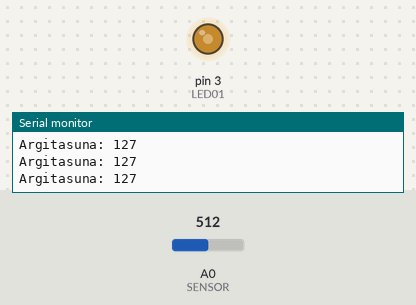
Bench run of a sketch on a simulated Arduino Uno, built with avr-gcc and run on an emulated ATmega328P. Parts: output pins drawn as LEDs (lit = HIGH), the last lines printed to the serial monitor. The inputs (shaded band) are chosen by the test bench; at power-on: A0 (SENSOR) = 512.

Above: at 1.2 s.
1.3 s: A0 (SENSOR) set to 610
At 2.6 s:
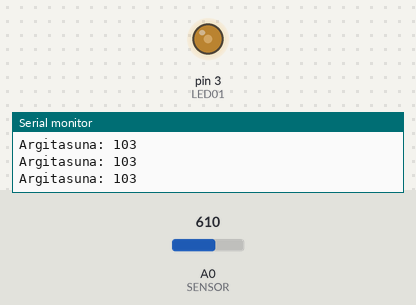
4.3 s: A0 (SENSOR) set to 642
At 5.1 s:
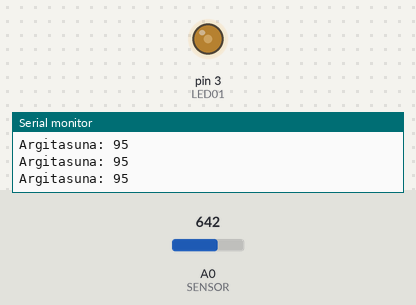
7.3 s: A0 (SENSOR) set to 900
At 8.4 s:
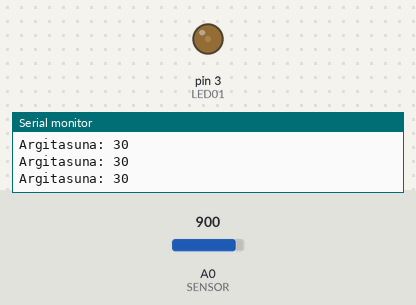
8.8 s: A0 (SENSOR) set to 966
At 9.4 s:
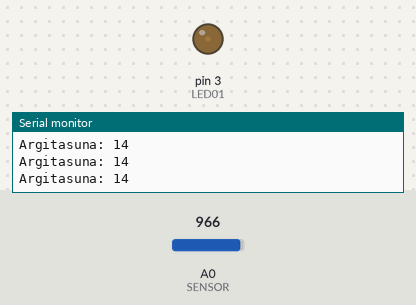
11.8 s: A0 (SENSOR) set to 996
At 12.7 s:
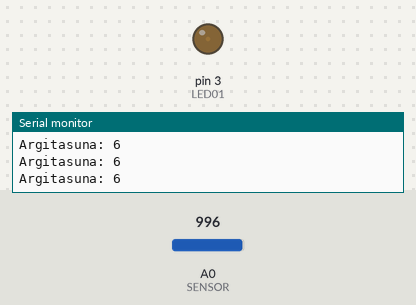
13.3 s: A0 (SENSOR) set to 1023
At 13.7 s:
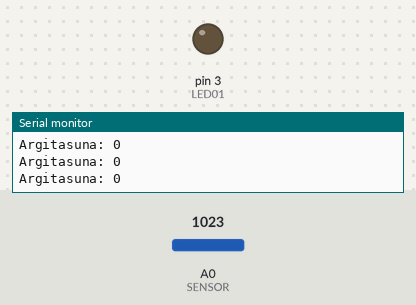
Timing chart, 0 to 15.8 s (numbered marks = the images above; inputs shaded):
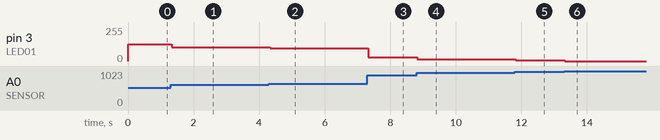

The sketch:

LED_ANALOGIC_LUMINOSITY.ino
```cpp
const int LED01 = 3;
const int SENSOR = 0;

int BRIGHTNESS;

void setup()
{
  Serial.begin(9600);
  pinMode(LED01, OUTPUT);
  // Ez da beharrezkoa Analogiko denak INPUT-ak direlako
  // pinMode(SENSOR, INPUT);
}

void loop()
{
  BRIGHTNESS = analogRead(SENSOR); // 0 - 1023
  BRIGHTNESS = BRIGHTNESS / 4; // 0 - 255 eskalaratu
  BRIGHTNESS = 255 - BRIGHTNESS; // alderantzizkatu
  Serial.print("Argitasuna: ");
  Serial.println(BRIGHTNESS);
  analogWrite(LED01, BRIGHTNESS); // 0 - 255
}
```

Measured:
- after the input at 1.3 s, pin 3 (LED01): 127/255 → 103/255 at once
- after the input at 4.3 s, pin 3 (LED01): 103/255 → 95/255 at once
- after the input at 7.3 s, pin 3 (LED01): 95/255 → 30/255 at once
- after the input at 8.8 s, pin 3 (LED01): 30/255 → 14/255 at once
- after the input at 11.8 s, pin 3 (LED01): 14/255 → 6/255 at once
- after the input at 13.3 s, pin 3 (LED01): 6/255 → 0/255 at once
